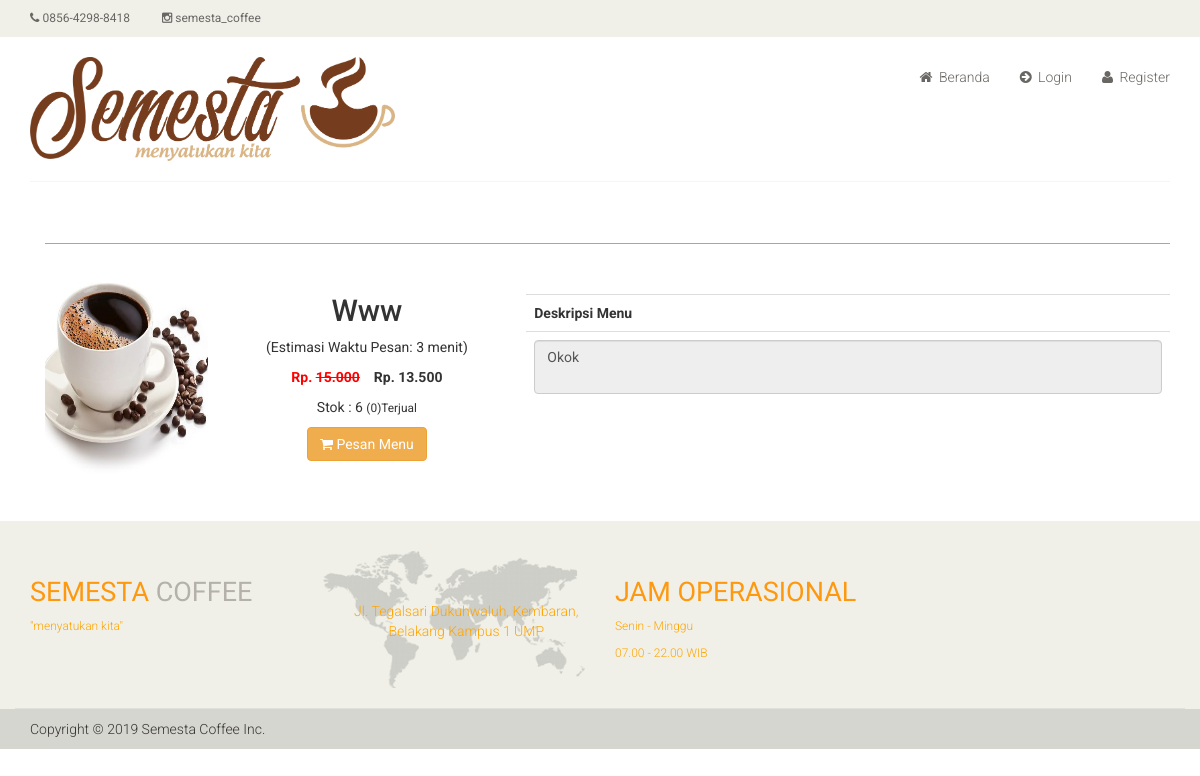
/?i=detail-barang&id=35, run on an earlier commit of the app's database.
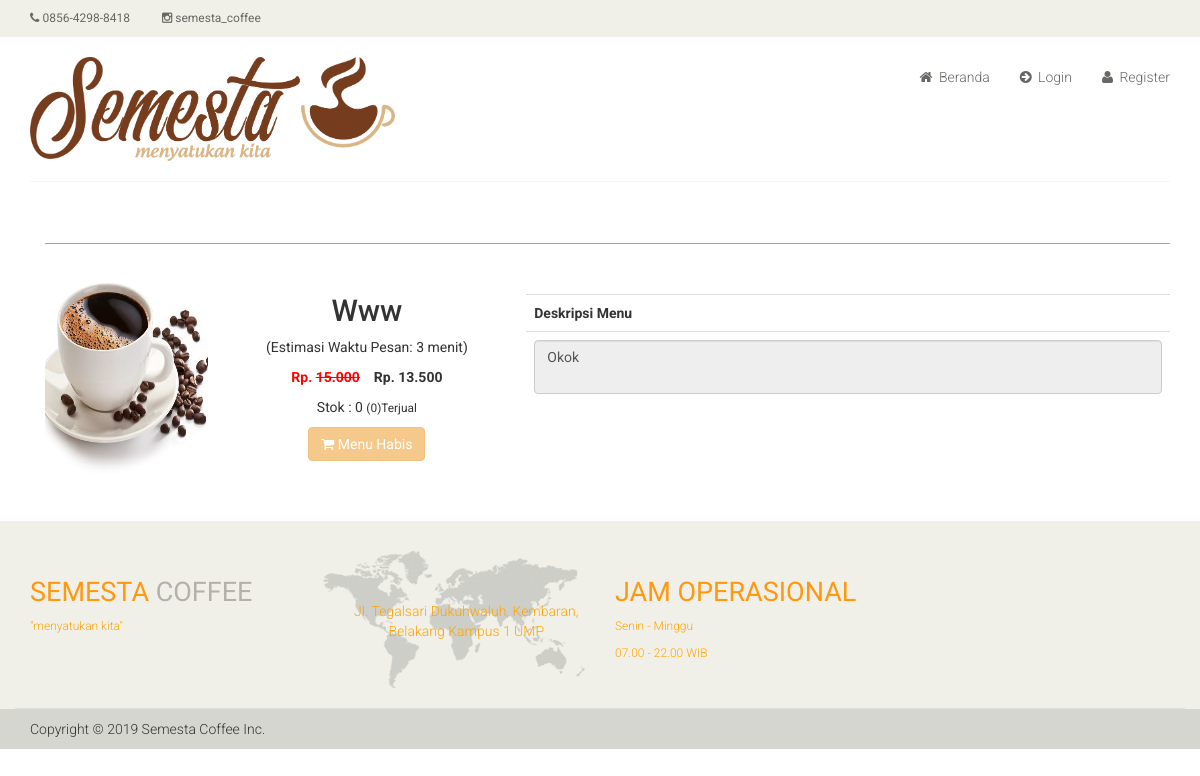
And on a later commit of the database.
### tables this page shows
CREATE TABLE `m_barang` (
  `brg_id` int(11) NOT NULL,
  `judul` varchar(100) NOT NULL,
  `estimasi_menu` varchar(255) NOT NULL,
  `penerbit_id` int(11) DEFAULT NULL,
  `thn_terbit` varchar(100) DEFAULT NULL,
  `kota_terbit` varchar(100) DEFAULT NULL,
  `stok` int(11) NOT NULL,
  `jenis_id` int(11) DEFAULT NULL,
  `kategori_id` int(11) NOT NULL,
  `kategoriacc_id` int(11) DEFAULT NULL,
  `penulis_id` int(11) DEFAULT NULL,
  `harga_beli` int(11) NOT NULL,
  `harga_jual` int(11) NOT NULL,
  `jml_terjual` int(11) NOT NULL,
  `diskon` double(8,2) NOT NULL,
  `berat` double(8,2) DEFAULT NULL,
  `jml_halaman` int(11) DEFAULT NULL,
  `image` varchar(100) NOT NULL,
  `deskripsi` varchar(1000) NOT NULL
);

### dtl_barang.php (the view, shortened to what this page needs)
<section>
	<div class="container">
		<div class="row">
			<?php
			$sbuku = mysqli_query($koneksi, "SELECT * FROM m_barang a
								  			 LEFT OUTER JOIN l_kategori b on a.kategori_id = b.kategori_id
								  			 LEFT OUTER JOIN l_penerbit c on a.penerbit_id = c.penerbit_id
								  			 LEFT OUTER JOIN l_penulis d on a.penulis_id = d.penulis_id
											 WHERE brg_id = '$_GET[id]'");
			$hbuku = mysqli_fetch_array($sbuku);
			?>
			<div class="col-sm-12 padding-right">
				<div class="category-tab">
					<div class="col-sm-12">
						<ul class="nav nav-tabs">
						</ul>
					</div>
					<div class="tab-content">
						<div class="tab-pane fade active in">
							<div class="col-sm-2">
								<div class="">
									<div class="single-products">
										<div class="productinfo text-right">
											<img class="img img-responsive" src="<?php echo md5('admin') ?>/dist/img/buku/<?php echo $hbuku['image'] ?>" alt="" style="width:;height:200px;" />
										</div>
									</div>
								</div>
							</div>
							<div class="col-sm-3">
								<div class="">
									<div class="single-products">
										<div class="text-center">
											<h2><?php echo $hbuku['judul'] ?></h2>
											<p>(Estimasi Waktu Pesan: <?php echo $hbuku['estimasi_menu'] ?> menit)</p>
											<?php
											$diskon = $hbuku['diskon'] / 100;
											if ($diskon > 0) {
												$harga = $hbuku['harga_jual'] * $diskon;
												$hrg = $hbuku['harga_jual'] - $harga;
												?>
												<font style="color:red"><b>Rp. <strike><?php echo number_format($hbuku['harga_jual'], 0, ",", ".") ?></strike></b></font>
												<font>&nbsp;&nbsp;</font>
												<font><b> Rp. <?php echo number_format($hrg, 0, ",", ".") ?></b></font>
											<?php
											} else {
												?>
												<p><b>Rp. <?php echo number_format($hbuku['harga_jual'], 0, ",", ".") ?></b></p>
											<?php
											}
											?>
											<p>Stok : <?php echo $hbuku['stok'] ?> <small>(<?php echo $hbuku['jml_terjual'] ?>)Terjual</small></p>
											<a href="?i=<?php echo md5('beli') ?>&id=<?php echo $hbuku['brg_id'] ?>" class="btn btn-warning" <?php if ($hbuku['stok'] == 0) {
																																					echo "disabled";
																																				} else {
																																					echo "";
																																				} ?>><i class="fa fa-shopping-cart"></i>
												<?php if ($hbuku['stok'] == 0) {
													echo "Menu Habis";
												} else {
													echo "Pesan Menu";
												} ?> </a>
										</div><br />
									</div>
								</div>
							</div>
							<div class="col-sm-7">
								<div class="">
									<div class="single-products">
										<div class="table-responsive">
											<table class="table">
												<tr>
													<th>Deskripsi Menu</th>
												</tr>
												<tr>
													<td>
														<textarea class="form-control" readonly><?php echo $hbuku['deskripsi'] ?></textarea>
													</td>
												</tr>
											</table>
										</div>
									</div>
								</div>
							</div>
						</div>
					</div>
				</div>
			</div>
		</div>
	</div>
</section><br /><br />

### index.php (shortened to what this page needs)
<?php
require_once("koneksi.php");
$a = mysqli_query($koneksi, "SELECT * FROM m_user WHERE user_id = '$_SESSION[id]'");
$b = mysqli_num_rows($a);
if ($b == 1) {
	$h = mysqli_fetch_array($a);
	header("Location: login_val.php?lv=$h[level_id]");
} else {
	?>
	<!DOCTYPE html>
	<html>
	<head>
		<link href="css/bootstrap.min.css" rel="stylesheet">
		<link href="css/font-awesome.min.css" rel="stylesheet">
		<link href="css/prettyPhoto.css" rel="stylesheet">
		<link href="css/price-range.css" rel="stylesheet">
		<link href="css/animate.css" rel="stylesheet">
		<link href="css/main.css" rel="stylesheet">
		<link href="css/responsive.css" rel="stylesheet">
	</head>
	<body class="hold-transition login-page" style="background-color:#FFF">
		<?php
			if (isset($_GET['i'])) {
				if ($_GET['i'] == md5('login') || $_GET['i'] == md5('regis') || $_GET['i'] == md5('verif') || $_GET['i'] == md5('resetpass') || $_GET['i'] == md5('resetpass_verif') || $_GET['i'] == md5('reset')) {
					?>
				<center>
					<br>
					<br>
					<a href="?i="><img class="img img-responsive" src="images/logo_header.png" width="390" height="95"></a>
				</center>
			<?php
					} else {
						?>
				<header id="header">
					<div class="header_top">
						<div class="container">
							<div class="row">
								<div class="col-sm-6">
									<div class="contactinfo">
										<ul class="nav nav-pills">
											<li><a href="#"><i class="fa fa-phone"></i> 0856-4298-8418</a></li>
											<li><a href="https://www.instagram.com/semesta_coffee/" target="_blank"><i class="fa fa-instagram"></i> semesta_coffee</a></li>
										</ul>
									</div>
								</div>
							</div>
						</div>
					</div>
					<div class="header-middle">
						<div class="container">
							<div class="row">
								<div class="col-sm-4">
									<div class="logo pull-left">
										<a href="?i="><img class="img img-responsive" src="images/logo_header.png" width="390" height="95"></a>
									</div>
								</div>
								<div class="col-sm-8">
									<div class="shop-menu pull-right">
										<ul class="nav navbar-nav">
											<li><a href="?i=beranda"><i class="fa fa-home"></i> Beranda</a></li>
											<li><a href="?i=<?php echo md5('login') ?>"><i class="fa  fa-arrow-circle-right"></i> Login</a></li>
											<li><a href="?i=<?php echo md5('regis') ?>"><i class="fa  fa-user"></i> Register</a></li>
										</ul>
									</div>
								</div>
							</div>
						</div>
					</div>
					<div class="header-bottom">
						<div class="container">
							<div class="row">
								<div class="col-sm-9">
								</div>
								<div class="col-sm-3">
								</div>
							</div>
						</div>
					</div>
				</header>
		<?php
				}
			}
			?>
		<?php
			if (!isset($_GET['i'])) {
				require_once('catalog.php');
			} else {
				switch ($_GET['i']) {
					case "detail-barang":
						require_once('dtl_barang.php');
						break;
						?>
			<?php
				}
			}
			?>
			<footer id="footer">
				<div class="footer-top">
					<div class="container">
						<div class="row">
							<div class="col-sm-3">
								<div class="companyinfo">
									<h2><span>Semesta</span> Coffee</h2>
									<p style="color: orange;">"menyatukan kita"</p>
								</div>
							</div>
							<div class="col-sm-3">
								<div class="address">
									<img src="images/home/map.png" alt="" />
									<p style="text-align:center; color: orange;">Jl. Tegalsari Dukuhwaluh, Kembaran, Belakang Kampus 1 UMP</p>
								</div>
							</div>
							<div class="col-sm-3">
								<div class="companyinfo">
									<h2><span>Jam Operasional</span></h2>
									<p style="color: orange;">Senin - Minggu</p>
									<p style="color: orange;">07.00 - 22.00 WIB</p>
								</div>
							</div>
						</div>
					</div>
				</div>
				<div class="footer-bottom">
					<div class="container">
						<div class="row">
							<p class="pull-left">Copyright © 2019 Semesta Coffee Inc.</p>
						</div>
					</div>
				</div>
			</footer>
	</body>
	</html>
<?php
}
?>

### css/main.css (style rules this page uses)
body { font-family: 'Roboto', sans-serif; background:; position: relative; font-weight:400px; }
ul li { list-style: none; }
a { -webkit-transition: 300ms; -moz-transition: 300ms; -o-transition: 300ms; transition: 300ms; }
h1, h2, h3, h4, h5, h6 { font-family: 'Roboto', sans-serif; }
.header_top { background: none repeat scroll 0 0 #F0F0E9; }
.contactinfo ul li:first-child { margin-left: -15px; }
.contactinfo ul li a { font-size: 12px; color: #696763; font-family: 'Roboto', sans-serif; }
.header-middle .container .row { border-bottom: 1px solid #f5f5f5; margin-left: 0; margin-right: 0; padding-bottom: 20px; padding-top: 20px; }
.header-middle .container .row .col-sm-4 { padding-left: 0; }
.header-middle .container .row .col-sm-8 { padding-right:0; }
.shop-menu ul li { display:inline-block; padding-left: 15px; padding-right: 15px; }
.shop-menu ul li:last-child { padding-right: 0; }
.shop-menu ul li a { background: #FFFFFF; color: #696763; font-family: 'Roboto', sans-serif; font-size: 14px; font-weight: 300; padding:0; padding-right: 0; margin-top: 10px; }
.shop-menu ul li a i { margin-right:3px; }
.header-bottom { padding-bottom: 30px; padding-top: 30px; }
#footer { background: #F0F0E9; }
.footer-top .container { border-bottom: 1px solid #E0E0DA; padding-bottom: 20px; }
.companyinfo { margin-top: 57px; }
.companyinfo h2 { color: #B4B1AB; font-family: abel; font-size: 27px; text-transform: uppercase; }
.companyinfo h2 span { color:#FE980F; }
.companyinfo p { color: #B3B3AD; font-family: 'Roboto', sans-serif; font-size: 12px; font-weight: 300; }
.footer-top .col-sm-3 { overflow: hidden; }
.address { margin-top: 30px; position: relative; overflow: hidden; }
.address img { width:100%; }
.address p { color: #666663; font-family: 'Roboto', sans-serif; font-size: 14px; font-weight: 300; left: 25px; position: absolute; top: 50px; }
.footer-bottom { background: #D6D6D0; padding-top: 10px; }
.footer-bottom p { color: #363432; font-family: 'Roboto', sans-serif; font-weight: 300; margin-left: 15px; }
.padding-right { padding-right: 0; }
.single-products { position: relative; }
.productinfo img { width: 100%; }
.productinfo { position:relative; }
.category-tab { overflow: hidden; }
.category-tab ul { background: #40403E; border-bottom: 1px solid #FE980F; list-style: none outside none; margin: 0 0 30px; padding: 0; width: 100%; }
.user_info input, select, textarea { background: #F0F0E9; border:0; color: #696763; padding: 5px; width: 100%; border-radius: 0; resize: none }

What changed in the data, as far as the page shows it:
changed m_barang "Www": stok "6" → "0"
Also different on the page:
text no longer shown: "Pesan Menu"
text now shown: "Menu Habis"
